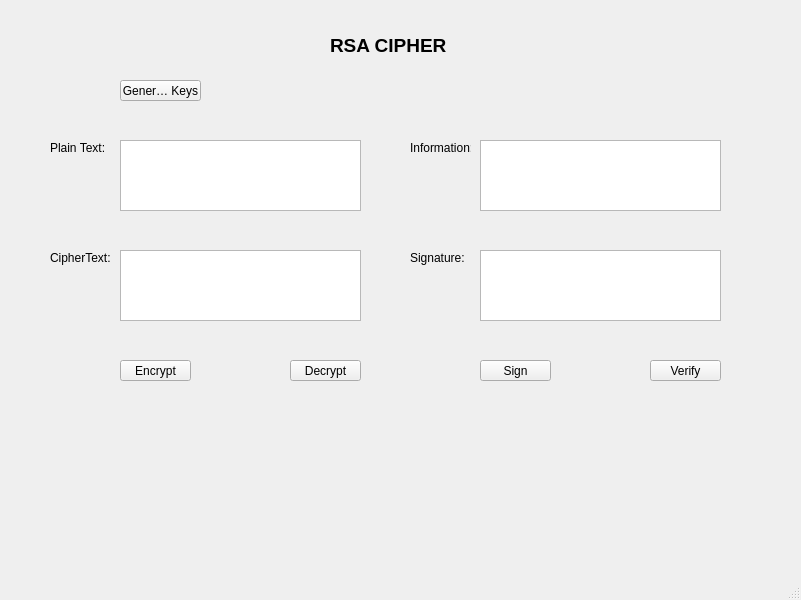
<?xml version="1.0" encoding="UTF-8"?>
<ui version="4.0">
 <class>MainWindow</class>
 <widget class="QMainWindow" name="MainWindow">
  <property name="geometry">
   <rect>
    <x>0</x>
    <y>0</y>
    <width>801</width>
    <height>600</height>
   </rect>
  </property>
  <property name="windowTitle">
   <string>MainWindow</string>
  </property>
  <widget class="QWidget" name="centralwidget">
   <widget class="QLabel" name="label">
    <property name="geometry">
     <rect>
      <x>330</x>
      <y>30</y>
      <width>131</width>
      <height>31</height>
     </rect>
    </property>
    <property name="font">
     <font>
      <pointsize>14</pointsize>
      <weight>75</weight>
      <bold>true</bold>
     </font>
    </property>
    <property name="text">
     <string>RSA CIPHER</string>
    </property>
   </widget>
   <widget class="QLabel" name="label_2">
    <property name="geometry">
     <rect>
      <x>50</x>
      <y>140</y>
      <width>61</width>
      <height>16</height>
     </rect>
    </property>
    <property name="text">
     <string>Plain Text:</string>
    </property>
   </widget>
   <widget class="QLabel" name="label_3">
    <property name="geometry">
     <rect>
      <x>50</x>
      <y>250</y>
      <width>61</width>
      <height>16</height>
     </rect>
    </property>
    <property name="text">
     <string>CipherText:</string>
    </property>
   </widget>
   <widget class="QPlainTextEdit" name="txt_PlainText">
    <property name="geometry">
     <rect>
      <x>120</x>
      <y>140</y>
      <width>241</width>
      <height>71</height>
     </rect>
    </property>
   </widget>
   <widget class="QPlainTextEdit" name="txt_CipherText">
    <property name="geometry">
     <rect>
      <x>120</x>
      <y>250</y>
      <width>241</width>
      <height>71</height>
     </rect>
    </property>
   </widget>
   <widget class="QLabel" name="label_4">
    <property name="geometry">
     <rect>
      <x>410</x>
      <y>140</y>
      <width>61</width>
      <height>16</height>
     </rect>
    </property>
    <property name="text">
     <string>Information:</string>
    </property>
   </widget>
   <widget class="QLabel" name="label_5">
    <property name="geometry">
     <rect>
      <x>410</x>
      <y>250</y>
      <width>61</width>
      <height>16</height>
     </rect>
    </property>
    <property name="text">
     <string>Signature:</string>
    </property>
   </widget>
   <widget class="QPlainTextEdit" name="txt_Information">
    <property name="geometry">
     <rect>
      <x>480</x>
      <y>140</y>
      <width>241</width>
      <height>71</height>
     </rect>
    </property>
   </widget>
   <widget class="QPlainTextEdit" name="txt_Signature">
    <property name="geometry">
     <rect>
      <x>480</x>
      <y>250</y>
      <width>241</width>
      <height>71</height>
     </rect>
    </property>
   </widget>
   <widget class="QToolButton" name="btn_Encrypt">
    <property name="geometry">
     <rect>
      <x>120</x>
      <y>360</y>
      <width>71</width>
      <height>21</height>
     </rect>
    </property>
    <property name="text">
     <string>Encrypt</string>
    </property>
   </widget>
   <widget class="QToolButton" name="btn_Decrypt">
    <property name="geometry">
     <rect>
      <x>290</x>
      <y>360</y>
      <width>71</width>
      <height>21</height>
     </rect>
    </property>
    <property name="text">
     <string>Decrypt</string>
    </property>
   </widget>
   <widget class="QToolButton" name="btn_Verify">
    <property name="geometry">
     <rect>
      <x>650</x>
      <y>360</y>
      <width>71</width>
      <height>21</height>
     </rect>
    </property>
    <property name="text">
     <string>Verify</string>
    </property>
   </widget>
   <widget class="QToolButton" name="btn_Sign">
    <property name="geometry">
     <rect>
      <x>480</x>
      <y>360</y>
      <width>71</width>
      <height>21</height>
     </rect>
    </property>
    <property name="text">
     <string>Sign</string>
    </property>
   </widget>
   <widget class="QToolButton" name="btn_GenerateKeys">
    <property name="geometry">
     <rect>
      <x>120</x>
      <y>80</y>
      <width>81</width>
      <height>21</height>
     </rect>
    </property>
    <property name="text">
     <string>Generate Keys</string>
    </property>
   </widget>
  </widget>
  <widget class="QMenuBar" name="menubar">
   <property name="geometry">
    <rect>
     <x>0</x>
     <y>0</y>
     <width>801</width>
     <height>21</height>
    </rect>
   </property>
  </widget>
  <widget class="QStatusBar" name="statusbar"/>
 </widget>
 <resources/>
 <connections/>
</ui>
